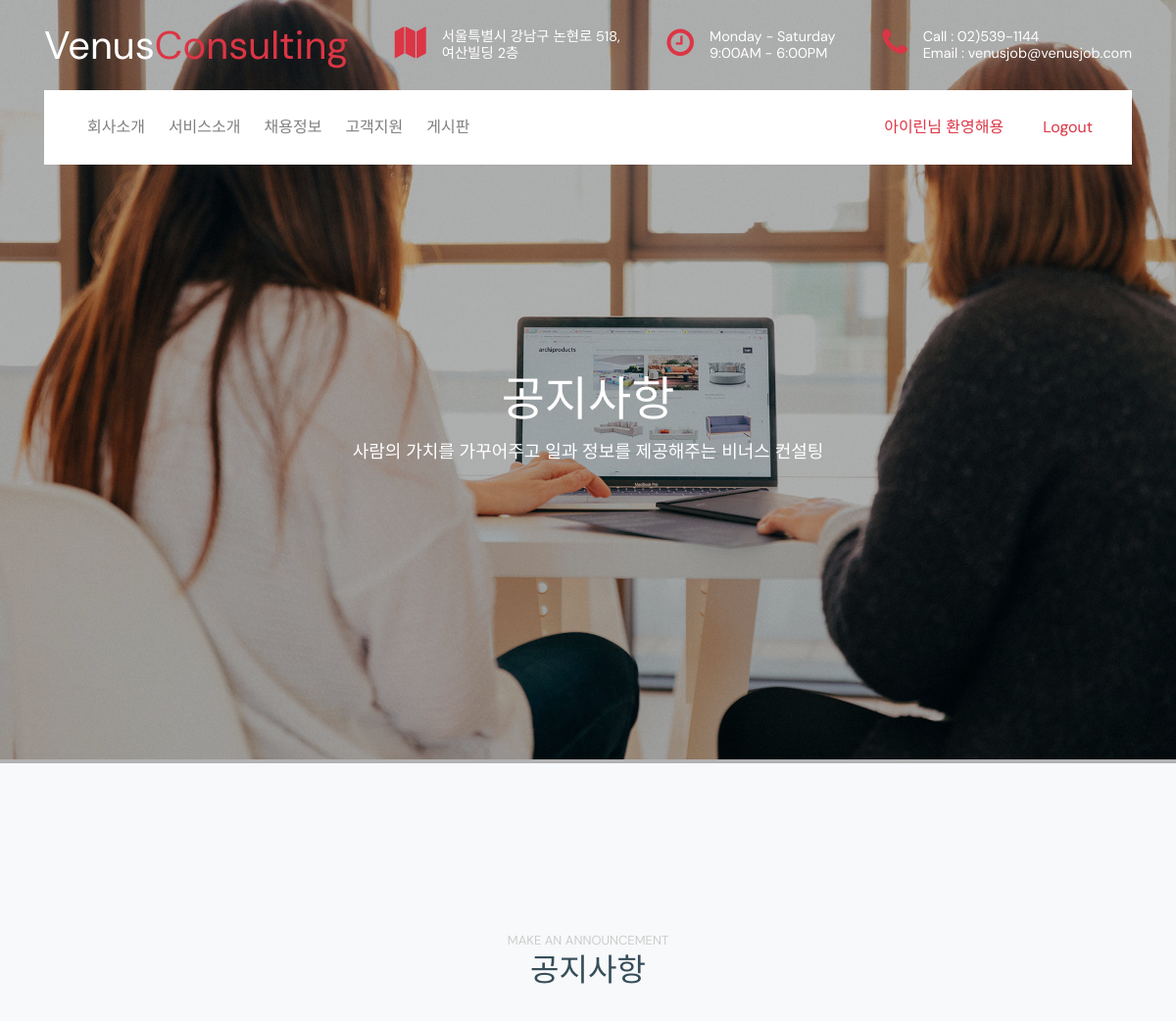
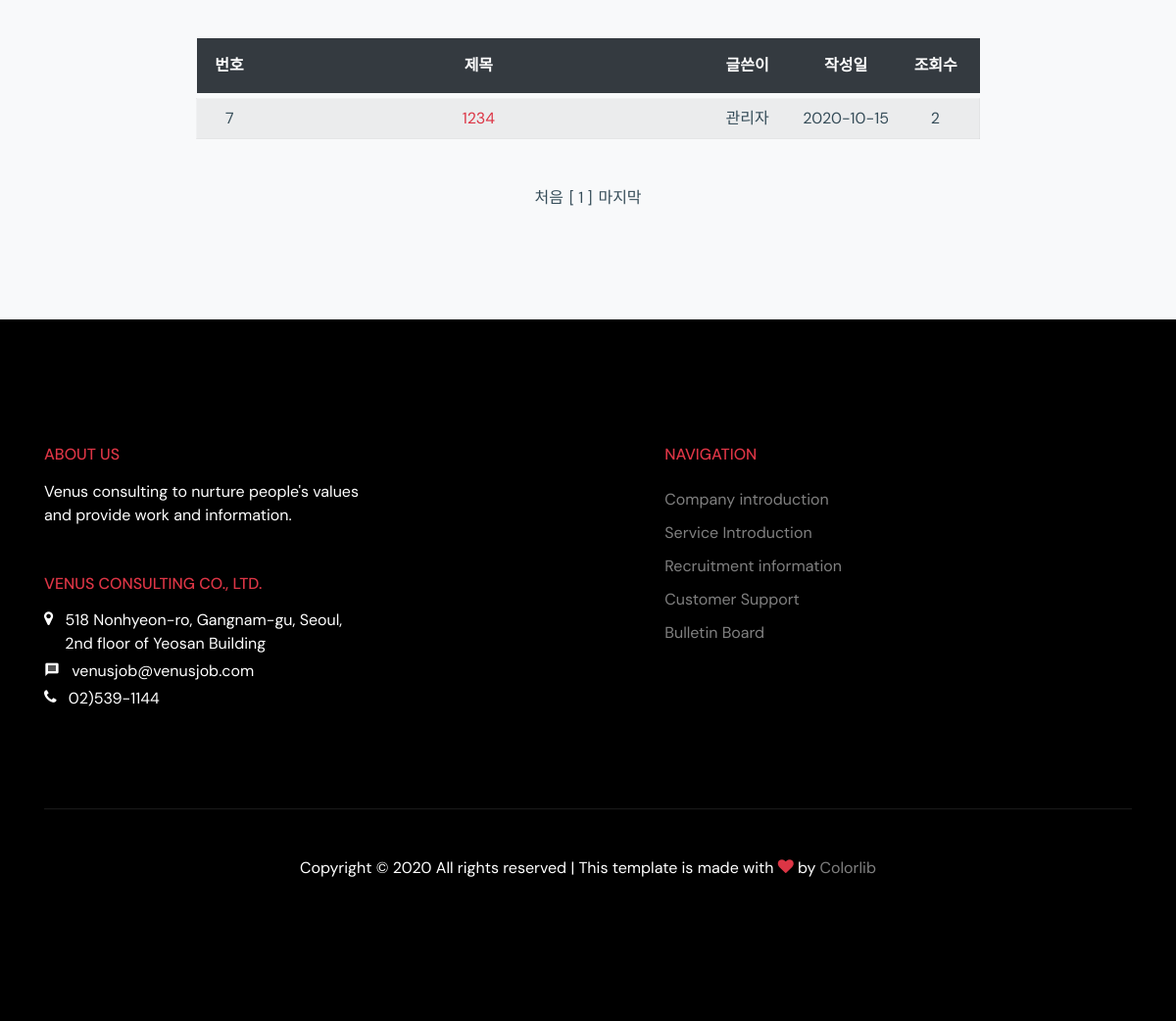
/notice_board.php (signed in), run on the app's committed database (2 pictures, top to bottom).
### tables this page shows
CREATE TABLE IF NOT EXISTS `member` (
  `memberId` varchar(50) NOT NULL,
  `password` varchar(50) DEFAULT NULL,
  `name` varchar(50) DEFAULT NULL,
  `email` varchar(50) DEFAULT NULL,
  `birthDate` date DEFAULT NULL,
  `phone` varchar(50) DEFAULT NULL,
  `address` varchar(50) DEFAULT '//',
  `profileImg` varchar(50) DEFAULT NULL,
  `hopeArea` varchar(50) DEFAULT NULL,
  `hopeField` varchar(50) DEFAULT NULL,
  PRIMARY KEY (`memberId`)
);

CREATE TABLE IF NOT EXISTS `notice` (
  `noticeNum` int(11) NOT NULL AUTO_INCREMENT,
  `title` varchar(255) NOT NULL,
  `content` text NOT NULL,
  `hit` int(11) NOT NULL,
  `date` date NOT NULL,
  PRIMARY KEY (`noticeNum`)
);

### session.php (called while the page is built, shortened)
<?php
    if(isset($_SESSION["id"])){
        $loginId=$_SESSION["id"];
    }
    else{
        $loginId=null;
    }
?>

### db/member/getMember.php (called while the page is built, shortened)
<?php
function getMemberById($id){
    include $_SERVER['DOCUMENT_ROOT'].'/venus/db/dbcon.php';
    $stmt = $con-> prepare('SELECT * FROM member WHERE memberId=:id');
    $stmt->bindParam(':id',$id);
    $stmt -> execute();
    $result = $stmt -> fetchAll(PDO:: FETCH_ASSOC);
    return $result[0];
}
?>

### db/jhDbcon.php (called while the page is built, shortened)
<?php
$maria_connect = mysqli_connect('localhost', 'sstyler7', 'hyukfamilly1!!', 'sstyler7');
$maria_connect -> set_charset("utf8");
function mq($sql){
  global $maria_connect;
  return $maria_connect->query($sql);
}

### notice_board.php (the view, shortened to what this page needs)
<?php
    include_once('header.php');
    include_once('./db/jhDbcon.php');
?>
       <div class="ftco-blocks-cover-1">
            <div class="site-section-cover overlay " data-stellar-background-ratio="0.5 " style="background-image: url('static/img/hero_1.jpg') ">
                <div class="container ">
                    <div class="row align-items-center justify-content-center text-center ">
                        <div class="col-md-8 mt-5 pt-5 ">
                            <h1 class="mb-3 ">공지사항</h1>
                            <p>사람의 가치를 가꾸어주고 일과 정보를 제공해주는 비너스 컨설팅</p>
                        </div>
                    </div>
                </div>
            </div>
        </div>
        <div class="site-section bg-light text-center">
            <div>
                <div class="row justify-content-center mt-2 mb-5">
                    <div id="news" class="col-md-8 mt-5 text-center heading-section ftco-animate fadeInUp ftco-animated">
                        <span class="subtitle">make an announcement</span>
                        <h2 class="mb-4">공지사항</h2>
                    </div>
                </div>
                <table class="col-md-8 text-center table-striped m-auto">
                    <thead>
                        <tr class="bg-dark text-white">
                            <th width="70" class="p-3">번호</th>
                            <th width="500">제목</th>
                            <th width="120">글쓴이</th>
                            <th width="100">작성일</th>
                            <th width="100">조회수</th>
                        </tr>
                        <tr>
                            <th style="font-size:2px">&nbsp;</th>
                        </tr>
                    </thead>
                    <?php
                        if(isset($_GET['page'])){
                            $page = $_GET['page'];
                        }else{
                            $page = 1;
                        }
                        $sql = mq("select * from notice");
                        $row_num = mysqli_num_rows($sql);
                        $list = 10;
                        $block_ct = 5;
                        $block_num = ceil($page/$block_ct);
                        $block_start = (($block_num - 1) * $block_ct) + 1;
                        $block_end = $block_start + $block_ct - 1;
                        $total_page = ceil($row_num / $list);
                        if($block_end > $total_page)$block_end = $total_page;
                        $start_num = ($page-1) * $list;
                    ?>
                    <tbody style="border:1px solid #00000008">
                        <?php
                            $sql = mq("select * from notice order by noticeNum desc limit $start_num, $list");
                                    while($board = $sql->fetch_array())
                                    {
                                        $title=$board["title"];
                                        $num=$board["noticeNum"];
                                        echo "<tr>";
                                        echo "<td class='p-2'>".$num."</td>";
                                        echo "<td><a href='./notice_read.php?num=".$num."'>".$title."</a></td>";
                                        echo "<td>관리자</td>";
                                        echo "<td>".$board['date']." </td>";
                                        echo "<td>".$board['hit']." </td>";
                                        echo "</tr>";
                                    }
                        ?>
                    </tbody>
                </table>
                <div id="page" class='mt-5'>
                    <ul class="col-md-8 text-center m-auto p-auto">
                        <?php
                            if($page <= 1){
                                echo "<li>처음</li>";
                            }else{
                                echo "<li><a href='?page=1'>처음</a></li>";
                            }
                            for($i=$block_start; $i<=$block_end; $i++){
                                if($page == $i){
                                echo "<li>[ $i ]</li>";
                                }else{
                                echo "<li><a href='?page=$i'>[ $i ]</a></li>";
                                }
                            }
                            if($page >= $total_page){
                                echo "<li>마지막</li>";
                            }else{
                                echo "<li><a href='?page=$total_page'>마지막</a></li>";
                            }
                        ?>
                    </ul>
                </div>
            </div>
        </div>
<?php
    include_once('footer.php');
?>

### header.php (shortened to what this page needs)
<?php
include_once "session.php";
include_once "db/member/getMember.php";
?>
<!doctype html>
<html lang="en">
<head>
    <link rel="stylesheet" href="static/css/origin/style.css">
    <link rel="stylesheet" href="static/fonts/icomoon/style.css">
    <link rel="stylesheet" href="static/css/origin/bootstrap.min.css">
    <link rel="stylesheet" href="static/css/origin/bootstrap-datepicker.css">
    <link rel="stylesheet" href="static/css/origin/jquery.fancybox.min.css">
    <link rel="stylesheet" href="static/css/origin/owl.carousel.min.css">
    <link rel="stylesheet" href="static/css/origin/owl.theme.default.min.css">
    <link rel="stylesheet" href="static/fonts/flaticon/font/flaticon.css">
    <link rel="stylesheet" href="static/css/origin/aos.css">
</head>
<body data-spy="scroll" data-target=".site-navbar-target" data-offset="300">
    <div class="site-wrap" id="home-section">
        <header id='header' class="site-navbar site-navbar-target" role="banner">
            <div class="container mb-3">
                <div class="d-flex align-items-center">
                    <div class="site-logo mr-auto">
                        <a href="index.php">Venus<span class="text-primary">Consulting</span></a>
                    </div>
                    <div class="site-quick-contact d-none d-lg-flex ml-auto ">
                        <div class="d-flex site-info align-items-center mr-5">
                            <span class="block-icon mr-3"><span class="icon-map"></span></span>
                            <span>서울특별시 강남구 논현로 518,<br />여산빌딩 2층</span>
                        </div>
                        <div class="d-flex site-info align-items-center mr-5">
                            <span class="block-icon mr-3"><span class="icon-clock-o"></span></span>
                            <span>Monday - Saturday<br />9:00AM - 6:00PM</span>
                        </div>
                        <div class="d-flex site-info align-items-center">
                            <span class="block-icon mr-3"><span class="icon-phone"></span></span>
                            <span>Call : 02)539-1144<br />Email : venusjob@venusjob.com</span>
                        </div>
                    </div>
                </div>
            </div>
            <div class="container">
                <div class="menu-wrap d-flex align-items-center" style="position:relative;">
                    <nav class="navbar navbar-expand-lg navbar-light">
                        <div class="collapse navbar-collapse" id="navbarSupportedContent">
                            <ul class="navbar-nav mr-auto">
                                <li class="nav-item dropdown mr-2">
                                    <a class="nav-link" href="./companyIntro.php" id="navbarDropdown" role="button"
                                        aria-haspopup="true" aria-expanded="false">
                                        회사소개
                                    </a>
                                </li>
                                <li class="nav-item dropdown mr-2">
                                    <a class="nav-link" href="./services.php" id="navbarDropdown" role="button"
                                        aria-haspopup="true" aria-expanded="false">
                                        서비스소개
                                    </a>
                                </li>
                                <li class="nav-item dropdown mr-2">
                                    <a class="nav-link" href="./job-info.php" id="navbarDropdown" role="button"
                                        data-toggle="dropdown" aria-haspopup="true" aria-expanded="false">
                                        채용정보
                                    </a>
                                </li>
                                <li class="nav-item dropdown mr-2">
                                    <a class="nav-link"  href="./customerSupport.php" id="navbarDropdown" role="button"
                                        aria-haspopup="true" aria-expanded="false">
                                        고객지원
                                    </a>
                                </li>
                                <li class="nav-item dropdown">
                                    <a class=" nav-link " href="./notice_board.php" id="navbarDropdown " role="button "
                                        aria-haspopup="true " aria-expanded="false ">
                                        게시판
                                    </a>
                                </li>
                            </ul>
                        </div>
                    </nav>
                    <div class="member-menu" style="display:inherit; position:absolute; right:0;">
                    <?php if($loginId)  {?>
                        <div class="nav-item dropdown mr-2">
                            <a class="nav-link" href="mypage-main.php" id="navbarDropdown" role="button"
                                aria-haspopup="true" aria-expanded="false">
                                <?php
                                    echo getMemberById($loginId)['name']."님 환영해용" ;
                                ?>
                            </a>
                        </div>
                        <div class="nav-item dropdown mr-4">
                            <a class="nav-link" href="logout.php">
                                Logout
                            </a>
                        </div>
                    </div>
                    <?php }
                            else{
                            echo "<div class='nav-item dropdown mr-4'><a href='login-regist.php'><span>LOGIN/REGIST</span></a></div>";
                            }
                        ?>
                </div>
            </div>
        </header>

### static/css/origin/style.css (style rules this page uses)
html { overflow-x: hidden; }
body { line-height: 1.7; color: #364d59 !important; font-weight: 300; font-size: 1rem; }
a { -webkit-transition: .3s all ease; -o-transition: .3s all ease; transition: .3s all ease; text-decoration: none; }
h1, h2, h3, h4, h5, .h1, .h2, .h3, .h4, .h5 { font-weight: 300; color: #364d59; }
.site-section { padding: 2.5em 0; }
@media (min-width: 768px) { .site-section { padding: 5em 0; } }
.site-navbar { margin-bottom: 0px; z-index: 1999; position: absolute; top: 0; width: 100%; padding: 1rem; }
.site-navbar .site-logo { margin: 0; padding: 0; font-size: 2.5rem; }
.site-navbar .site-logo a { color: #fff; }
.site-section-cover { position: relative; background-size: cover; background-repeat: no-repeat; background-position: center center; }
.site-section-cover, .site-section-cover .container { position: relative; z-index: 2; }
.site-section-cover, .site-section-cover .container>.row { padding: 9rem 0; }
.site-section-cover.overlay { position: relative; }
.site-section-cover.overlay:before { position: absolute; content: ""; top: 0; left: 0; right: 0; bottom: 0; background: rgba(0, 0, 0, 0.3); z-index: 1; }
.site-section-cover h1 { font-size: 3rem; color: #fff; line-height: 1; }
.site-section-cover p { font-size: 18px; color: #fff; }
.site-section { padding: 7rem 0; }
.bg-light { background-color: #f6f5f5 !important; }
.site-info { line-height: 1.2; color: #fff; font-size: .9rem; }
.site-info .block-icon { font-size: 2rem; color: #dc3545; }
.menu-wrap { padding: 10px 20px; background: #fff; }
.subtitle { font-size: 13px; text-transform: uppercase; color: #ccc; }
html { font-family: "Noto Sans KR", sans-serif; }
body, ul, li { margin: 0; padding: 0; list-style: none; }
a { color: inherit; text-decoration: none; }
.row::after { content: ""; display: block; clear: both; }

### notice_board.php (style rules this page uses)
#page ul li { display:inline-block; zoom:1; display:inline; padding:3px; }

### data on the page
member: name "아이린"
notice: noticeNum "7", title "1234", date "2020-10-15", hit "2"
